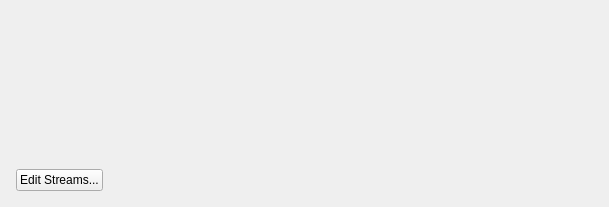
<?xml version="1.0" encoding="UTF-8"?>
<ui version="4.0">
 <class>LegacyCameraSettingsStreamsPanel</class>
 <widget class="QWidget" name="LegacyCameraSettingsStreamsPanel">
  <property name="geometry">
   <rect>
    <x>0</x>
    <y>0</y>
    <width>609</width>
    <height>207</height>
   </rect>
  </property>
  <layout class="QVBoxLayout" name="verticalLayout">
   <property name="leftMargin">
    <number>16</number>
   </property>
   <property name="topMargin">
    <number>16</number>
   </property>
   <property name="rightMargin">
    <number>16</number>
   </property>
   <property name="bottomMargin">
    <number>16</number>
   </property>
   <item>
    <widget class="QnInputField" name="cameraIdInputField" native="true"/>
   </item>
   <item>
    <widget class="QnInputField" name="primaryStreamUrlInputField" native="true"/>
   </item>
   <item>
    <widget class="QnInputField" name="secondaryStreamUrlInputField" native="true"/>
   </item>
   <item>
    <widget class="QPushButton" name="editStreamsButton">
     <property name="sizePolicy">
      <sizepolicy hsizetype="Fixed" vsizetype="Fixed">
       <horstretch>0</horstretch>
       <verstretch>0</verstretch>
      </sizepolicy>
     </property>
     <property name="text">
      <string>Edit Streams...</string>
     </property>
    </widget>
   </item>
  </layout>
 </widget>
 <customwidgets>
  <customwidget>
   <class>QnInputField</class>
   <extends>QWidget</extends>
   <header location="global">ui/widgets/common/input_field.h</header>
   <container>1</container>
  </customwidget>
 </customwidgets>
 <resources/>
 <connections/>
</ui>
